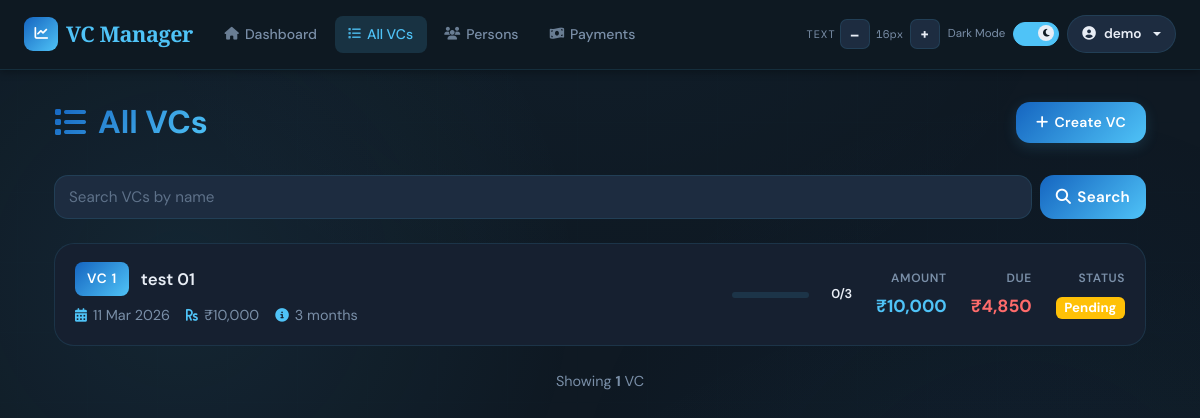
The app's page /vc/ (signed in), older data.
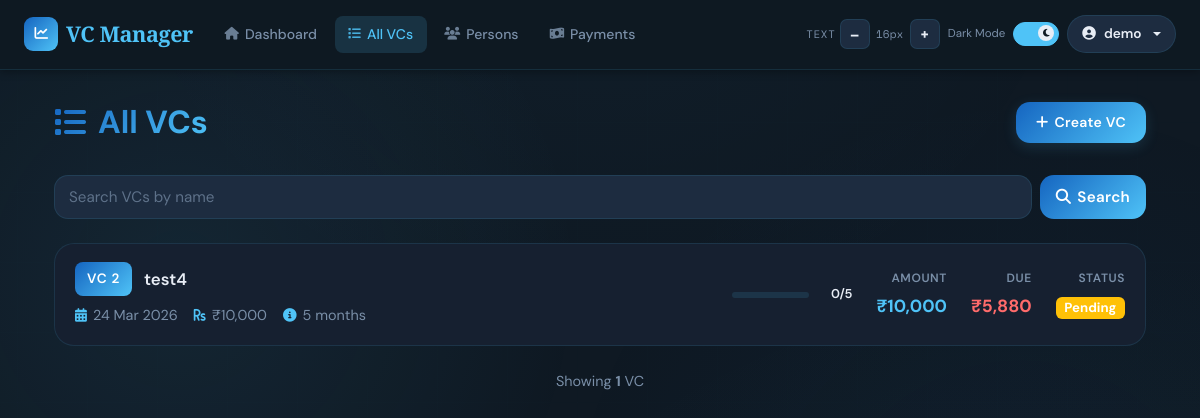
The same page, newer data.
### app/models/vc.py (models this page shows, shortened)
class VC(db.Model):
    __tablename__ = 'vcs'
    id           = db.Column(db.Integer, primary_key=True)
    user_id      = db.Column(db.Integer, db.ForeignKey('users.id'), nullable=False, index=True)
    vc_number    = db.Column(db.Integer, unique=True, nullable=False)
    name         = db.Column(db.String(100), nullable=False)
    start_date   = db.Column(db.DateTime, nullable=False, default=lambda: datetime.now(timezone.utc))
    amount       = db.Column(db.Float, nullable=False)
    tenure       = db.Column(db.Integer, nullable=False)
    current_hand = db.Column(db.Integer, default=1)
    narration    = db.Column(db.Text)
    status       = db.Column(db.Enum(PaymentStatus, native_enum=False), default=PaymentStatus.PENDING)
    min_interest = db.Column(db.Float, nullable=False, default=0.0)
    created_at   = db.Column(db.DateTime, default=lambda: datetime.now(timezone.utc))
    updated_at   = db.Column(db.DateTime, default=lambda: datetime.now(timezone.utc),
                             onupdate=lambda: datetime.now(timezone.utc))
    hands          = db.relationship('VCHand',      backref='vc', lazy=True, cascade='all, delete-orphan')
    payments       = db.relationship('Payment',     backref='vc', lazy=True, cascade='all, delete-orphan')
    ledger_entries = db.relationship('LedgerEntry', back_populates='vc', lazy=True)
    members        = db.relationship('Person', secondary=vc_members, backref='vcs')
    @property
    def total_slots(self):
        result = db.session.execute(
            db.select(db.func.sum(vc_members.c.slots))
            .where(vc_members.c.vc_id == self.id)
        ).scalar()
        return int(result or 0)
    @property
    def total_due_per_vc(self):
        return sum(c.amount for h in self.hands for c in h.contributions if not c.paid)
    @property
    def completed_hand_obj(self):
        return (self.current_hand - 1) if self.current_hand <= self.tenure else self.tenure

### app/models/contribution.py (models this page shows)
class Contribution(db.Model):
    __tablename__ = 'contributions'
    id = db.Column(db.Integer, primary_key=True)
    hand_id = db.Column(db.Integer, db.ForeignKey('vc_hands.id'), nullable=False, index=True)
    person_id = db.Column(db.Integer, db.ForeignKey('persons.id'), nullable=True, index=True)
    amount = db.Column(db.Float, nullable=False)
    date = db.Column(db.DateTime, default=datetime.utcnow)
    paid = db.Column(db.Boolean, default=False)  # True when this contribution/payment has been made
    person = db.relationship('Person', backref='contributions')

### app/routes/vc.py (the view)
@vc_bp.route('/')
@login_required
def vcs_list():
    vcs = VC.query.filter_by(user_id=current_user.id).order_by(VC.vc_number).all()
    total_due = sum(c.amount for vc in vcs for hand in vc.hands for c in hand.contributions if not c.paid)
    total_vcs = len(vcs)
    total_members = sum(vc.total_slots for vc in vcs) if vcs else 0
    return render_template('vc/list.html', vcs=vcs, total_due=total_due, total_members=total_members, total_vcs=total_vcs)

### templates/vc/list.html (shortened to what this page needs)
{% extends "base.html" %}
{% block content %}
<div class="container-fluid">
    <div class="page-header">
        <h1 class="page-title">
            <i class="fas fa-list"></i>All VCs
        </h1>
        <button class="btn btn-primary" onclick="location.href='{{ url_for('vc.create_vc') }}'">
            <i class="fas fa-plus"></i>Create VC
        </button>
    </div>
    <div class="control-bar">
        <div class="search-box">
            <input
                id="vc-search-input"
                type="search"
                class="form-control"
                placeholder="Search VCs by name">
            <button id="vc-search-btn" class="btn" type="button">
                <i class="fas fa-search"></i>Search
            </button>
        </div>
    </div>
    <div class="vc-list">
        {% if vcs %}
            {% for vc in vcs %}
            {% set completion_ratio = (vc.completed_hand_obj / vc.tenure) if vc.tenure else 0 %}
            <div class="vc-item {{ 'completed' if completion_ratio == 1 else '' }}"
                onclick="location.href='{{ url_for('vc.view_vc', id=vc.id) }}'">
                <div class="vc-item-main">
                    <div class="vc-item-header">
                        <span class="vc-badge">VC {{ vc.vc_number }}</span>
                        <span class="vc-name">{{ vc.name }}</span>
                    </div>
                    <div class="vc-meta">
                        <div class="vc-meta-item">
                            <i class="fas fa-calendar-alt"></i>
                            <span>{{ vc.start_date.strftime('%d %b %Y') }}</span>
                        </div>
                        <div class="vc-meta-item">
                            <i class="fas fa-rupee-sign"></i>
                            <span>₹{{ "%.0f"|format(vc.amount)|indian_comma }}</span>
                        </div>
                        <div class="vc-meta-item">
                            <i class="fas fa-info-circle"></i>
                            <span>{{ vc.tenure }} months</span>
                        </div>
                    </div>
                </div>
                <div class="vc-item-stats">
                    <div class="vc-progress">
                        <div class="progress-bar-custom">
                        </div>
                        <div class="progress-text">{{ vc.completed_hand_obj }}/{{ vc.tenure }}</div>
                    </div>
                    <div class="vc-stat">
                        <div class="vc-stat-label">Amount</div>
                        <div class="vc-stat-value amount">₹{{ "%.0f"|format(vc.amount)|indian_comma }}</div>
                    </div>
                    <div class="vc-stat">
                        <div class="vc-stat-label">Due</div>
                        <div class="vc-stat-value due">₹{{ "%.0f"|format(vc.total_due_per_vc)|indian_comma }}</div>
                    </div>
                    <div class="vc-stat">
                        <div class="vc-stat-label">Status</div>
                        <div class="vc-stat-value">
                            {% if completion_ratio == 1 %}
                                <span class="badge bg-success">Done</span>
                            {% elif vc.total_due_per_vc > 0 %}
                                <span class="badge bg-warning">Pending</span>
                            {% else %}
                                <span class="badge bg-info">Active</span>
                            {% endif %}
                        </div>
                    </div>
                </div>
            </div>
            {% endfor %}
        {% endif %}
    </div>
    {% if vcs %}
    <div style="margin-top: 24px; text-align: center; color: var(--text-muted); font-size: 0.9rem;">
        Showing <strong>{{ vcs|length }}</strong> VC{{ 's' if vcs|length != 1 else '' }}
    </div>
    {% endif %}
</div>
{% endblock %}

Row changes from the older to the newer data that the page shows:
removed VC: vc_number "1", name "test 01", start_date "11 Mar 2026", amount "10,000", tenure "3", completed_hand_obj "0"
removed Contribution: paid+amount "4,850"
added VC: vc_number "2", name "test4", start_date "24 Mar 2026", amount "10,000", tenure "5", completed_hand_obj "0"
added Contribution: paid.paid "5,880"
